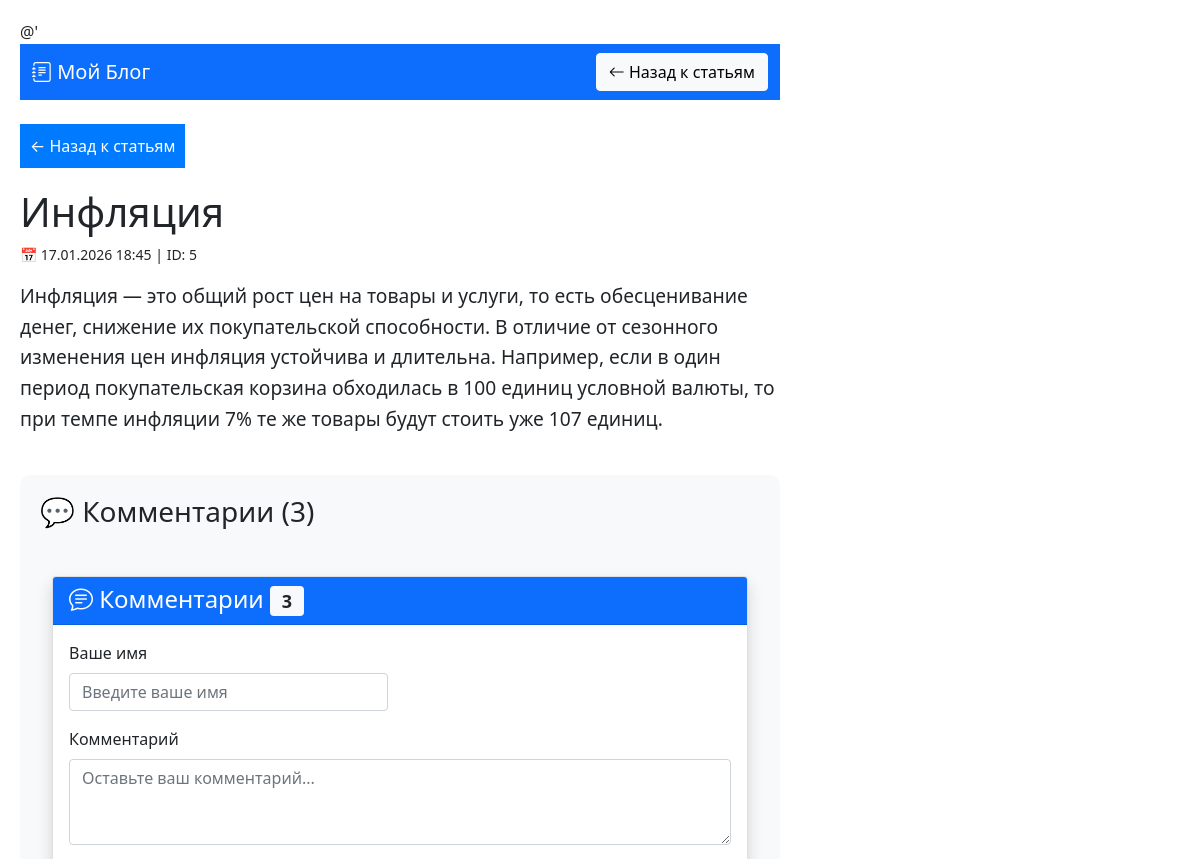
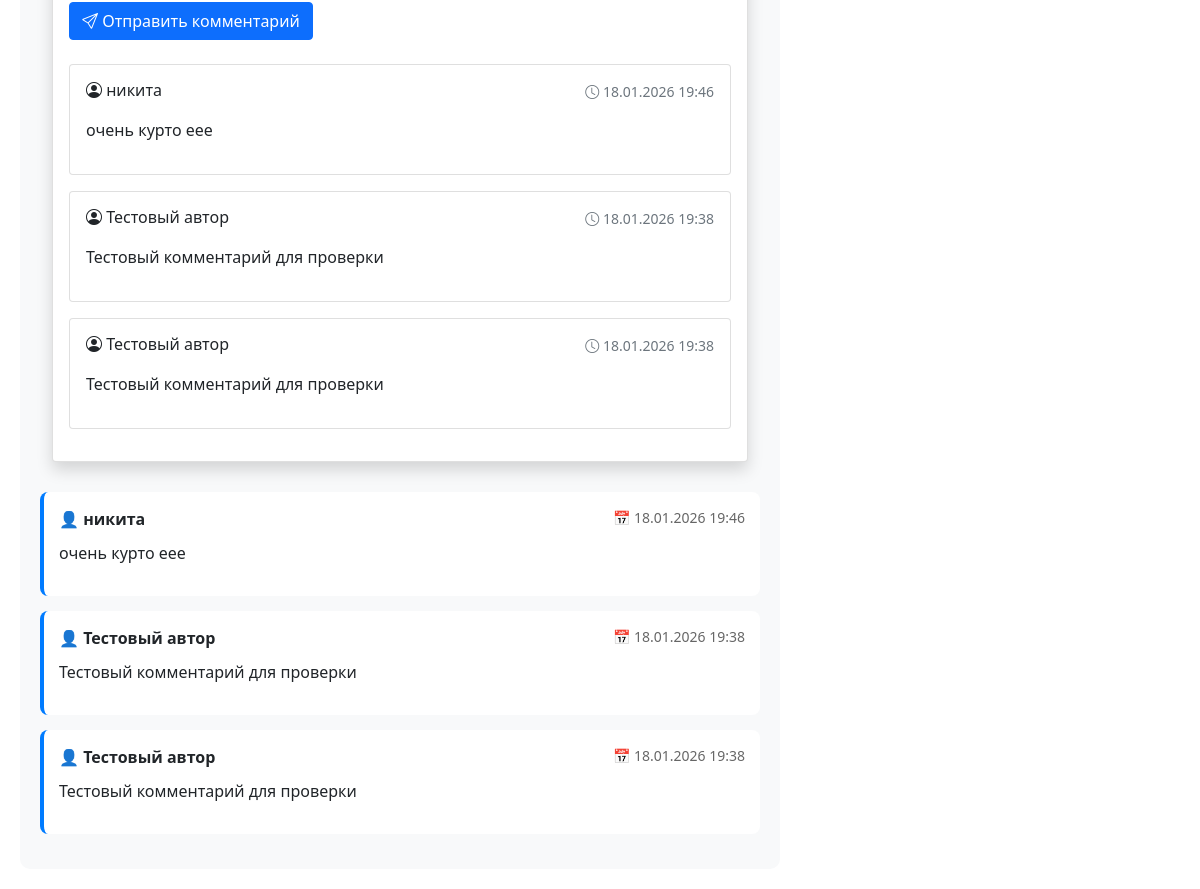
Page /post/5/ on the earlier database version (2 pictures, top to bottom).
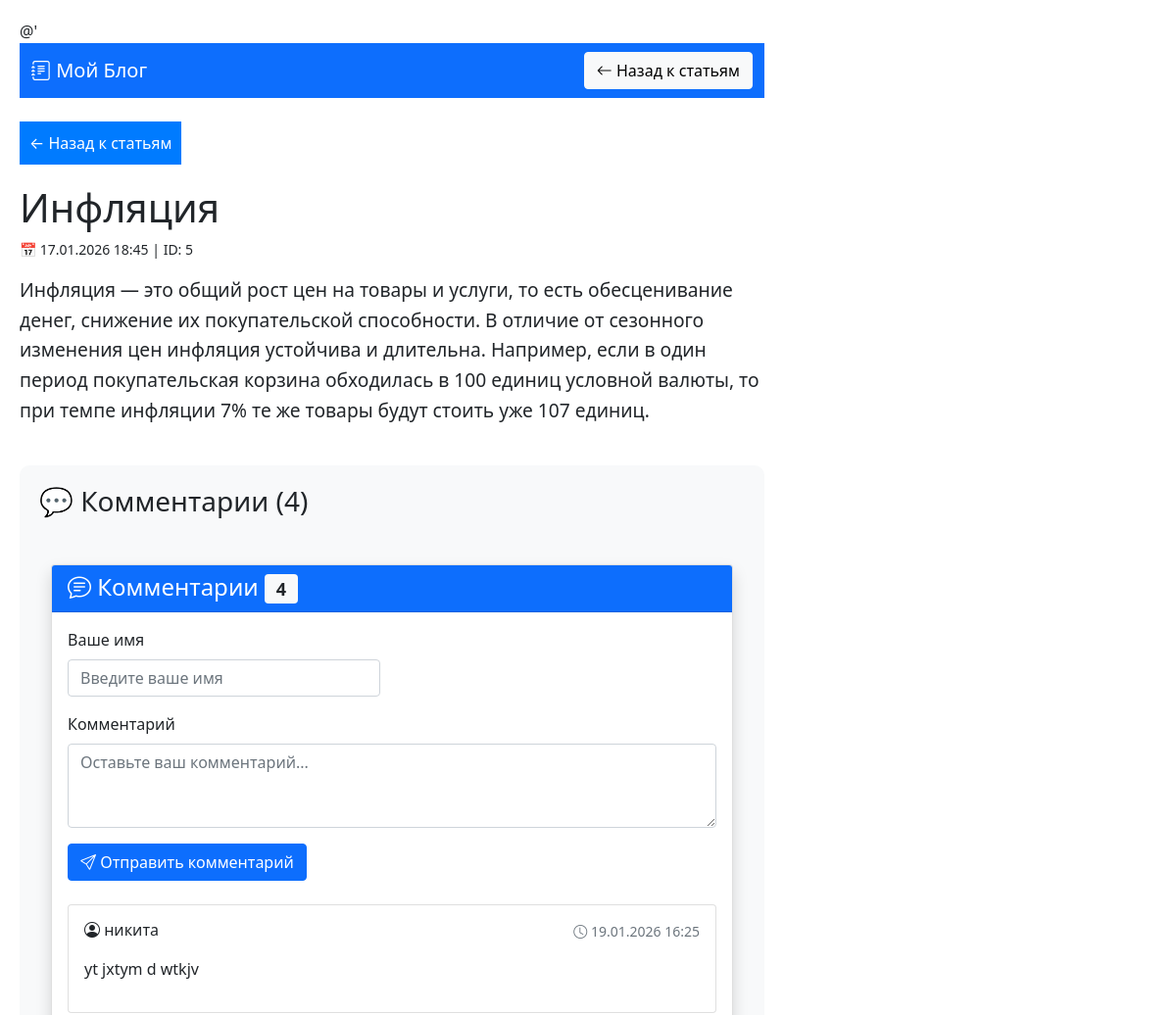
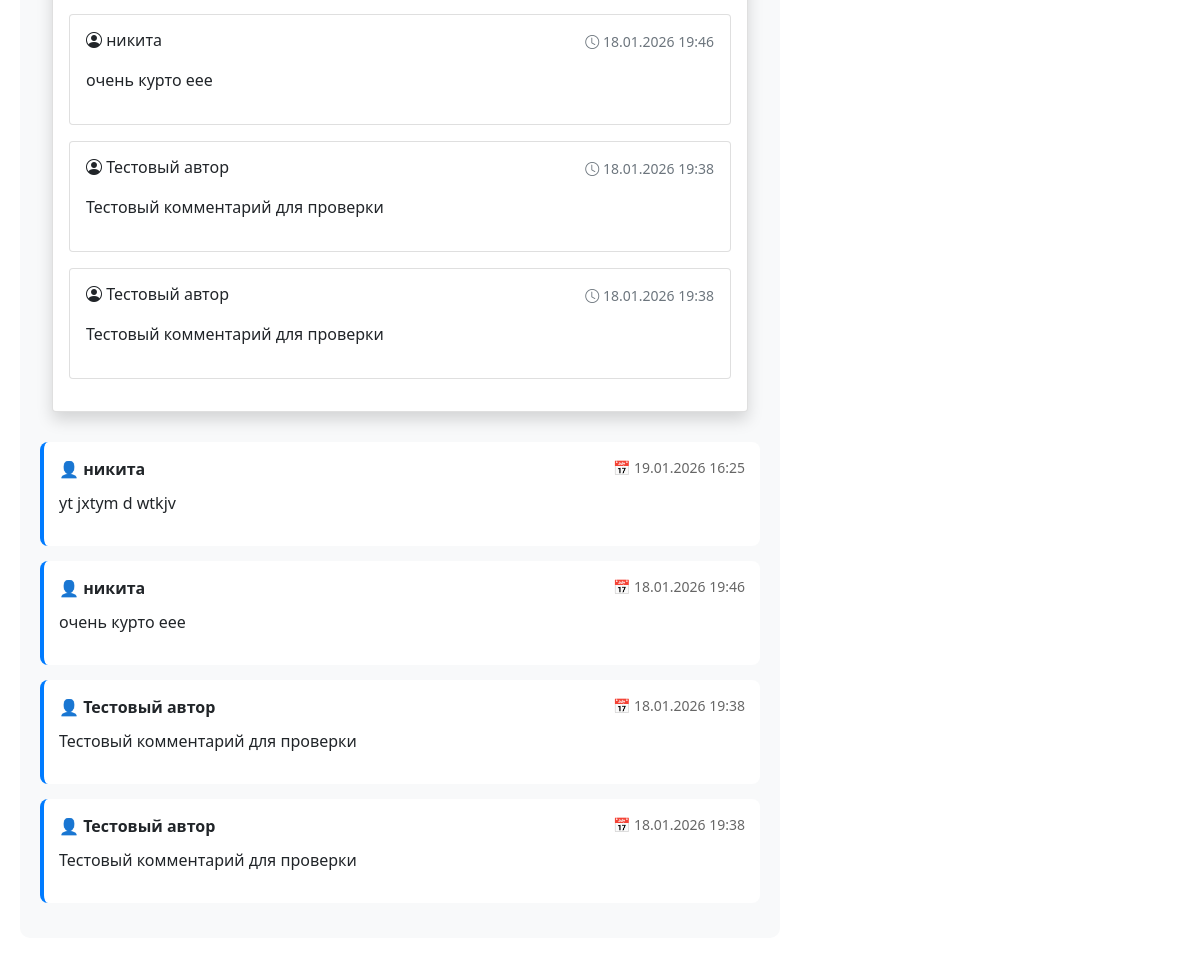
Same page on the later database version (2 pictures, top to bottom).
### posts/models.py (models this page shows, shortened)
class Comment(models.Model):
    post = models.ForeignKey(Post, on_delete=models.CASCADE, related_name='comments')
    author = models.CharField(max_length=100, default='Аноним')
    text = models.TextField()
    created_at = models.DateTimeField(auto_now_add=True)
    class Meta:
        ordering = ['created_at']  # старые комментарии сверху
        verbose_name = "Комментарий"
        verbose_name_plural = "Комментарии"

### posts/views.py (the view)
# urls.py: path('post/<int:post_id>/', views.post_detail, name='post_detail'),  # страница статьи
def post_detail(request, post_id):
    post = get_object_or_404(Post, id=post_id)
    is_ajax = request.headers.get('X-Requested-With') == 'XMLHttpRequest'
    if not is_ajax:
        post.increment_views()
    comments = post.comments.all().order_by('-created_at')
    if request.method == 'POST':
        form = CommentForm(request.POST)
        if form.is_valid():
            comment = form.save(commit=False)
            comment.post = post
            comment.save()
            return redirect('post_detail', post_id=post.id)
    else:
        form = CommentForm()
    return render(request, 'posts/post_detail.html', {
        'post': post,
        'comments': comments,
        'form': form,
        'post_id': post.id,  # Для JS
    })

### posts/forms.py
class CommentForm(forms.ModelForm):
    class Meta:
        model = Comment  # Связываем с моделью Comment
        fields = ['author', 'text']  # Какие поля показывать
    author = forms.CharField(
        label='Ваше имя',
        max_length=100,
        widget=forms.TextInput(attrs={
            'class': 'form-control',
            'placeholder': 'Введите ваше имя'
        })
    )
    text = forms.CharField(
        label='Комментарий',
        widget=forms.Textarea(attrs={
            'class': 'form-control',
            'placeholder': 'Оставьте ваш комментарий...',
            'rows': 3
        })
    )

### posts/models.py (called while the page is built)
    def increment_views(self):
        self.views += 1
        self.save(update_fields=['views'])
        return self.views

### posts/templates/posts/post_detail.html (shortened to what this page needs)
<!DOCTYPE html>
<html>
<head>
</head>
<link href="https://cdn.jsdelivr.net/npm/bootstrap@5.1.3/dist/css/bootstrap.min.css" rel="stylesheet">
<link rel="stylesheet" href="https://cdn.jsdelivr.net/npm/bootstrap-icons@1.8.1/font/bootstrap-icons.css">
<body>
<nav class="navbar navbar-expand-lg navbar-dark bg-primary mb-4">
    <div class="container">
        <a class="navbar-brand" href="/">
            <i class="bi bi-journal-text"></i> Мой Блог
        </a>
        <a href="/" class="btn btn-light">
            <i class="bi bi-arrow-left"></i> Назад к статьям
        </a>
    </div>
</nav>
    <a href="/" class="back">← Назад к статьям</a>
    <h1>{{ post.title }}</h1>
    <p><small>📅 {{ post.created_at|date:"d.m.Y H:i" }} | ID: {{ post.id }}</small></p>
    <div style="font-size: 1.2em; line-height: 1.6;">
        {{ post.content|linebreaks }}
    </div>
<div style="margin-top: 40px; padding: 20px; background: #f8f9fa; border-radius: 10px;">
    <h3>💬 Комментарии ({{ comments.count }})</h3>
<div class="container mt-5">
    <div class="card shadow">
        <div class="card-header bg-primary text-white">
            <h4 class="mb-0">
                <i class="bi bi-chat-text"></i> Комментарии
                <span class="badge bg-light text-dark">{{ comments.count }}</span>
            </h4>
        </div>
        <div class="card-body">
            <form method="POST" class="mb-4">
                <div class="row">
                    <div class="col-md-6 mb-3">
                        <label class="form-label">Ваше имя</label>
                        {{ form.author }}
                    </div>
                </div>
                <div class="mb-3">
                    <label class="form-label">Комментарий</label>
                    {{ form.text }}
                </div>
                <button type="submit" class="btn btn-primary">
                    <i class="bi bi-send"></i> Отправить комментарий
                </button>
            </form>
            <div class="mt-4">
                {% for comment in comments %}
                <div class="card mb-3">
                    <div class="card-body">
                        <div class="d-flex justify-content-between mb-2">
                            <h6 class="card-title mb-0">
                                <i class="bi bi-person-circle"></i> {{ comment.author }}
                            </h6>
                            <small class="text-muted">
                                <i class="bi bi-clock"></i> {{ comment.created_at|date:"d.m.Y H:i" }}
                            </small>
                        </div>
                        <p class="card-text">{{ comment.text|linebreaks }}</p>
                    </div>
                </div>
                {% empty %}
                <div class="text-center py-4">
                    <i class="bi bi-chat-square" style="font-size: 3rem; color: #ccc;"></i>
                    <p class="text-muted mt-2">Пока нет комментариев. Будьте первым!</p>
                </div>
                {% endfor %}
            </div>
        </div>
    </div>
</div>
    <div style="margin-top: 30px;">
        {% for comment in comments %}
        <div style="background: white; padding: 15px; border-radius: 8px; margin-bottom: 15px; border-left: 4px solid #007bff;">
            <div style="display: flex; justify-content: space-between; margin-bottom: 10px;">
                <strong>👤 {{ comment.author }}</strong>
                <small style="color: #666;">📅 {{ comment.created_at|date:"d.m.Y H:i" }}</small>
            </div>
            <p style="margin: 0;">{{ comment.text|linebreaks }}</p>
        </div>
        {% empty %}
        <p style="text-align: center; color: #666; padding: 20px;">
            Пока нет комментариев. Будьте первым!
        </p>
        {% endfor %}
    </div>
</div>
</body>
</html>

Differences in the rows shown:
added Comment: author "никита", created_at "19.01.2026 16:25", text "yt jxtym d wtkjv"
Other differences:
{{ comments.count }}: "3" → "4"
